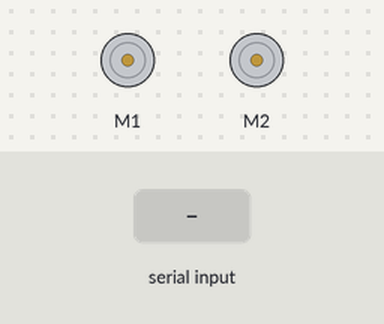
Simulated run of this sketch. Board: Arduino Uno, built with avr-gcc and run on an emulated ATmega328P. Parts: 2 × DC motor (green arrow = forward, orange = backward, longer = faster). Inputs (shaded band) come from the test bench.

Above: at 1.2 s.
1.3 s: "90,45\n" received over Serial
3.8 s: "1\n" received over Serial
At 5.6 s:
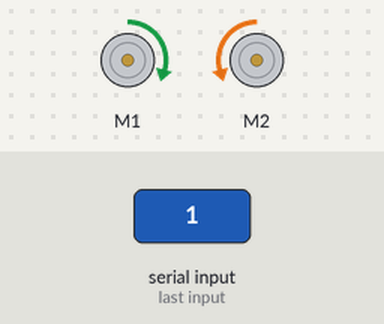
Timing chart, 0 to 7.3 s (numbered marks = the images above; inputs shaded):
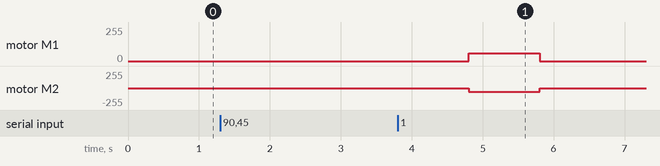

The sketch:

RobotCode.ino
```cpp
#include <RedBot.h>

RedBotMotors motors;

void setup() {
  // put your setup code here, to run once:
  Serial.begin(9600);
}

void loop() {
  // put your main code here, to run repeatedly:
  if(Serial.available()) {
    String str = Serial.readString();
    int hold = str.toInt();
    switch(hold){
      case -1:
        motors.leftMotor(60);
        motors.rightMotor(60);
        delay(1000);
        motors.brake();
        break;
      case 1:
        motors.leftMotor(-60);
        motors.rightMotor(-60);
        delay(1000);
        motors.brake();
        break;
      default:
        motors.brake();
        break;
    }
  }
}
```

Measured:
- after the input at 3.8 s, motor M1: stopped → forward 59/255 after 1.0 s, → stopped 1.0 s later; motor M2: stopped → backward 59/255 after 1.0 s, → stopped 1.0 s later
